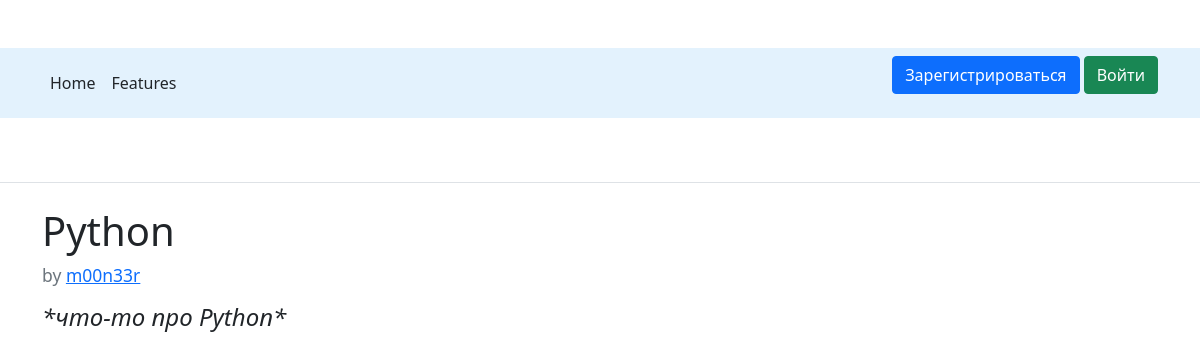
The app's page /new/2, older data.
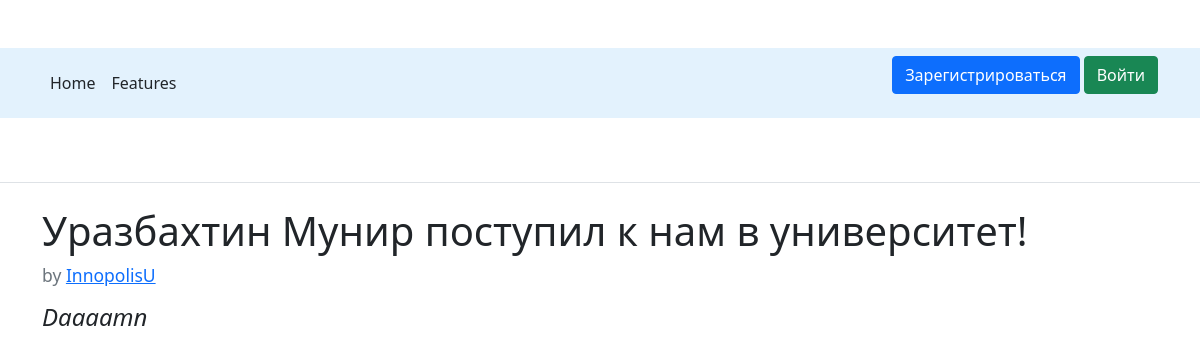
The same page, newer data.
### data/__all_models.py (models this page shows, shortened)
class News(SqlAlchemyBase):
    __tablename__ = 'news'
    id = sqlalchemy.Column(sqlalchemy.Integer,
                           primary_key=True, autoincrement=True)
    title = sqlalchemy.Column(sqlalchemy.String, nullable=True)
    content = sqlalchemy.Column(sqlalchemy.String, nullable=True)
    created_date = sqlalchemy.Column(sqlalchemy.DateTime,
                                     default=datetime.datetime.date)
    is_private = sqlalchemy.Column(sqlalchemy.Boolean, default=False)
    user_id = sqlalchemy.Column(sqlalchemy.Integer,
                                sqlalchemy.ForeignKey("users.id"))
    user = orm.relation('User')

class User(SqlAlchemyBase, UserMixin):
    __tablename__ = 'users'
    id = sqlalchemy.Column(sqlalchemy.Integer, primary_key=True, autoincrement=True)
    name = sqlalchemy.Column(sqlalchemy.String, nullable=True)
    age = sqlalchemy.Column(sqlalchemy.Integer, nullable=True)
    email = sqlalchemy.Column(sqlalchemy.String, index=True, unique=True, nullable=True)
    hashed_password = sqlalchemy.Column(sqlalchemy.String, nullable=True)
    bio = sqlalchemy.Column(sqlalchemy.String, nullable=True)
    signed_date = sqlalchemy.Column(sqlalchemy.DateTime, default=datetime.datetime.now)

### app.py (the view)
@app.route('/new/<int:new_id>')
def new(new_id):
    db_sess = db_session.create_session()
    new = db_sess.query(News).filter(News.id == new_id).first()
    user = db_sess.query(User).filter(new.user_id == User.id).first()
    return render_template('new.html', title=new.title, new=new, user=user)

### data/db_session.py (called while the page is built)
def create_session() -> Session:
    global __factory
    return __factory()

### templates/new.html (shortened to what this page needs)
{% extends "base.html" %}
{% block content %}
<h1>
    {{new.title}}
</h1>
<h5><small class="text-muted">by <a href="/user/{{ user.id }}">{{ user.name }}</a></small></h5>
<h4><em>{{new.content}}</em></h4>
{% endblock %}

Row changes from the older to the newer data that the page shows:
no longer on this page (row unchanged): User: name "m00n33r"
changed News: title "Python" → "Уразбахтин Мунир поступил к нам в университет!"; content "*что-то про Python*" → "Daaaamn"
added User: name "InnopolisU"
